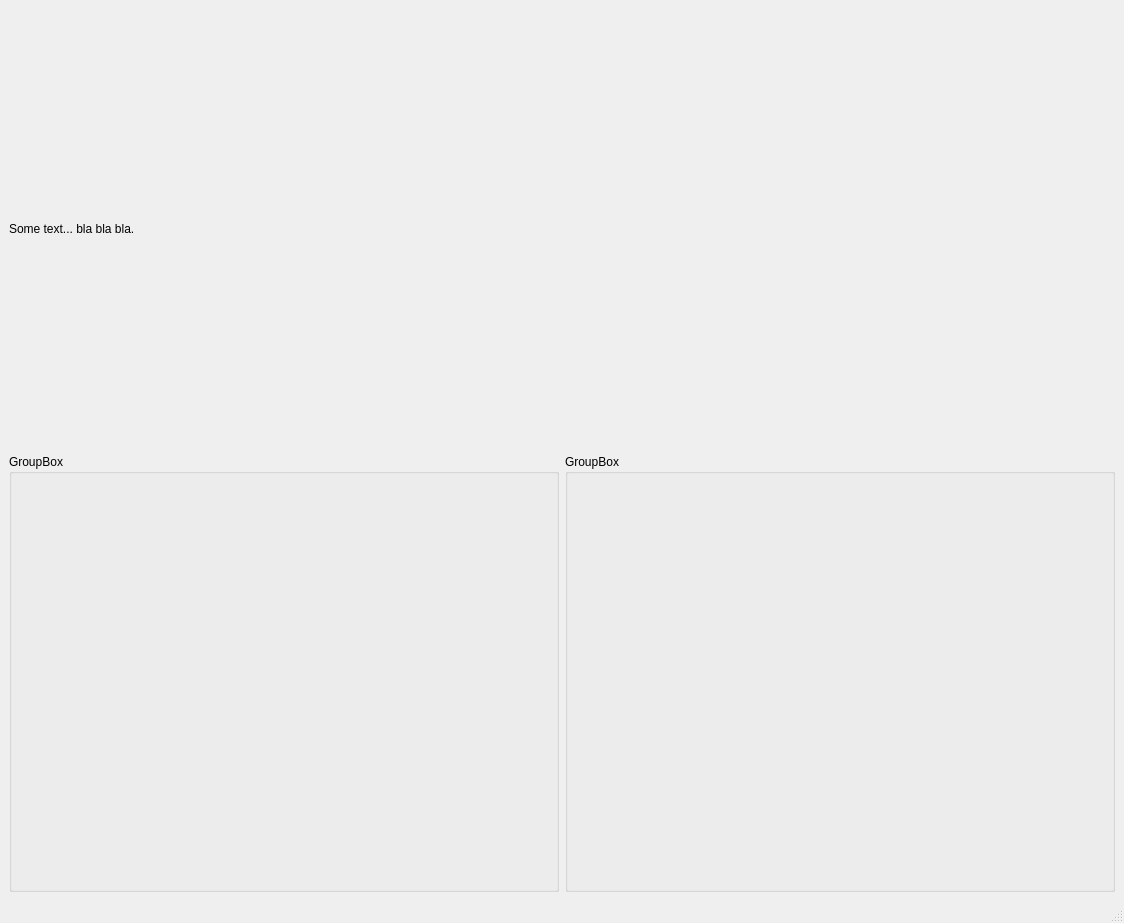
<?xml version="1.0" encoding="UTF-8"?>
<ui version="4.0">
 <class>MainWindow</class>
 <widget class="QMainWindow" name="MainWindow">
  <property name="geometry">
   <rect>
    <x>0</x>
    <y>0</y>
    <width>1124</width>
    <height>923</height>
   </rect>
  </property>
  <property name="windowTitle">
   <string>MainWindow</string>
  </property>
  <widget class="QWidget" name="centralwidget">
   <property name="layoutDirection">
    <enum>Qt::LeftToRight</enum>
   </property>
   <layout class="QHBoxLayout" name="horizontalLayout">
    <item>
     <layout class="QVBoxLayout" name="verticalLayout">
      <item>
       <widget class="QLabel" name="label">
        <property name="text">
         <string>Some text... bla bla bla.</string>
        </property>
       </widget>
      </item>
      <item>
       <layout class="QHBoxLayout" name="horizontalLayout_2">
        <item>
         <widget class="QGroupBox" name="groupBox">
          <property name="title">
           <string>GroupBox</string>
          </property>
          <layout class="QHBoxLayout" name="horizontalLayout_3">
           <item>
            <layout class="QGridLayout" name="grid_tab_travels"/>
           </item>
          </layout>
         </widget>
        </item>
        <item>
         <widget class="QGroupBox" name="groupBox_2">
          <property name="title">
           <string>GroupBox</string>
          </property>
          <layout class="QHBoxLayout" name="horizontalLayout_4">
           <item>
            <layout class="QVBoxLayout" name="grid_tab_waves"/>
           </item>
          </layout>
         </widget>
        </item>
       </layout>
      </item>
     </layout>
    </item>
   </layout>
  </widget>
  <widget class="QMenuBar" name="menubar">
   <property name="geometry">
    <rect>
     <x>0</x>
     <y>0</y>
     <width>1124</width>
     <height>25</height>
    </rect>
   </property>
  </widget>
  <widget class="QStatusBar" name="statusbar"/>
 </widget>
 <resources/>
 <connections/>
</ui>
